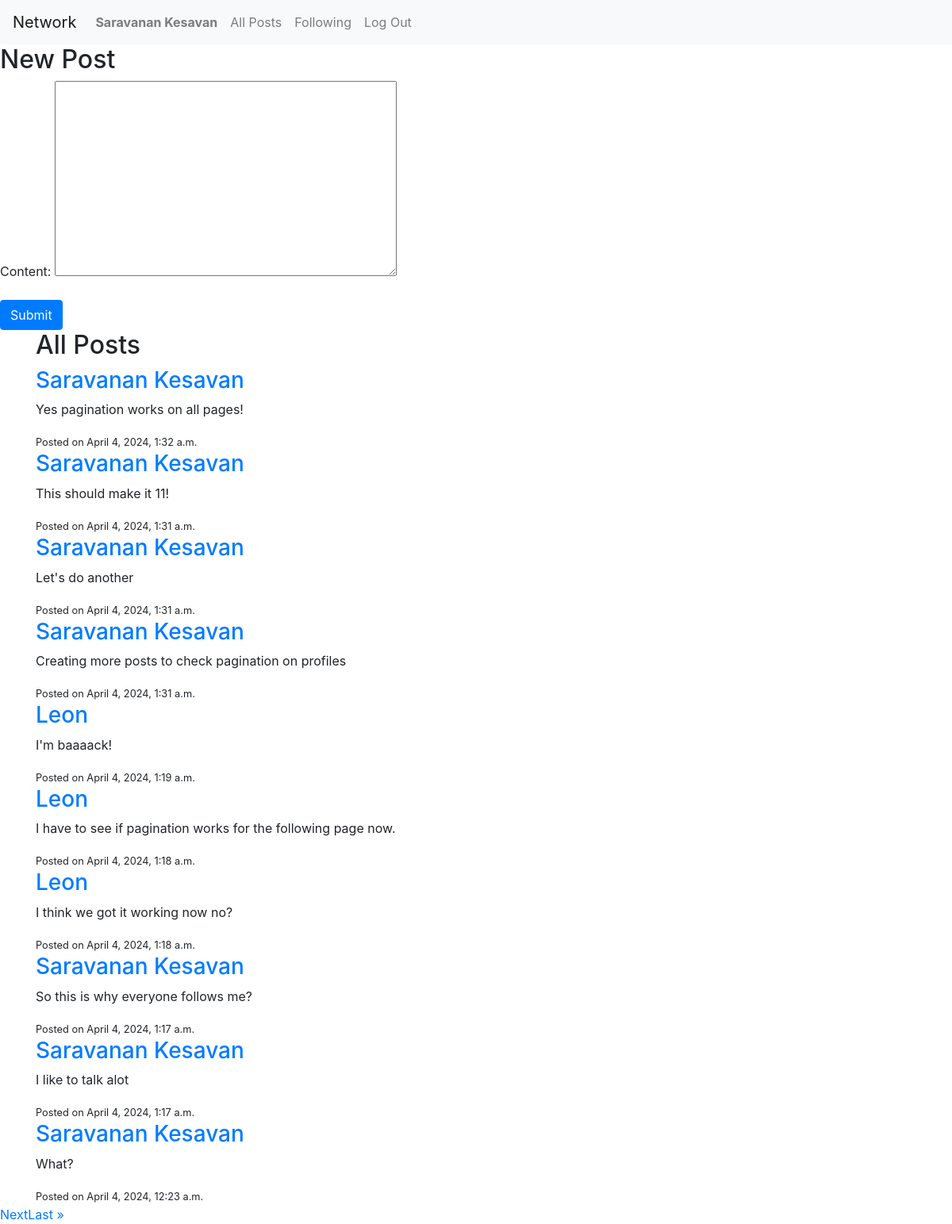
Screenshot of / (signed in) with the database file from the repository.
### network/models.py (models this page shows, shortened)
class User(AbstractUser):
    followers = models.ManyToManyField('self', symmetrical=False, related_name='following', blank=True)

class Post(models.Model):
    content = models.TextField()
    creator = models.ForeignKey(User, on_delete=models.CASCADE, related_name="posts")
    timestamp = models.DateTimeField(auto_now_add=True)
    likes = models.ManyToManyField(User, related_name="liked_posts", blank=True)

### network/views.py (the view)
# urls.py: path("", views.index, name="index"),
@login_required
def index(request):
    if request.method == "POST":
        form = NewPostForm(request.POST)
        if form.is_valid():
            post = form.save(commit=False)
            post.creator = request.user
            post.save()
            return redirect('index')
    else:
        form = NewPostForm()
    posts_list = Post.objects.all().order_by('-timestamp')
    paginator = Paginator(posts_list, 10)  # Show 10 posts per page
    page_number = request.GET.get('page')
    posts = paginator.get_page(page_number)
    return render(request, "network/index.html", {'form': form, 'posts': posts})

### network/forms.py
class NewPostForm(forms.ModelForm):
    class Meta:
        model = Post
        fields = ['content']

### network/templates/network/index.html (shortened to what this page needs)
{% extends "network/layout.html" %}
{% block body %}
    {% if user.is_authenticated %}
    <div class="new-post-form">
        <h2>New Post</h2>
        <form method="post">
            {{ form.as_p }}
            <button type="submit" class="btn btn-primary">Submit</button>
        </form>
    </div>
    <div class="container">
        <h2>All Posts</h2>
        {% for post in posts %}
            <div class="post">
                <h3><a href="{% url 'profile' username=post.creator.username %}">{{ post.creator.username }}</a></h3>
                <p>{{ post.content }}</p>
                <small>Posted on {{ post.timestamp }}</small>
            </div>
        {% endfor %}
    </div>
    <div class="pagination">
        {% if posts.has_next %}
            <a href="?page={{ posts.next_page_number }}">Next</a>
            <a href="?page={{ posts.paginator.num_pages }}">Last &raquo;</a>
        {% endif %}
    </div>
    {% endif %}
{% endblock %}

### network/templates/network/layout.html (shortened to what this page needs)
{% load static %}
<!DOCTYPE html>
<html lang="en">
    <head>
        <link rel="stylesheet" href="https://stackpath.bootstrapcdn.com/bootstrap/4.4.1/css/bootstrap.min.css">
        <link href="{% static 'network/styles.css' %}" rel="stylesheet">
    </head>
    <body>
        <nav class="navbar navbar-expand-lg navbar-light bg-light">
            <a class="navbar-brand" href="{% url 'index' %}">Network</a>
            <div>
              <ul class="navbar-nav mr-auto">
                {% if user.is_authenticated %}
                    <li class="nav-item">
                        <a class="nav-link" href="{% url 'profile' username=user.username %}"><strong>{{ user.username }}</strong></a>
                    </li>
                {% endif %}
                {% if user.is_authenticated %}
                    <li class="nav-item">
                        <a class="nav-link" href="{% url 'index' %}">All Posts</a>
                    </li>
                    <li class="nav-item">
                        <a class="nav-link" href="{% url 'following' %}">Following</a>
                    </li>
                    <li class="nav-item">
                        <a class="nav-link" href="{% url 'logout' %}">Log Out</a>
                    </li>
                {% endif %}
              </ul>
            </div>
          </nav>
        {% block body %}
        {% endblock %}
    </body>
</html>

### rows the page displays
User: username "Saravanan Kesavan"
Post: creator.username "Saravanan Kesavan", content "Yes pagination works on all pages!", timestamp "April 4, 2024, 1:32 a.m."
Post: creator.username "Saravanan Kesavan", content "This should make it 11!", timestamp "April 4, 2024, 1:31 a.m."
Post: creator.username "Saravanan Kesavan", content "Let's do another", timestamp "April 4, 2024, 1:31 a.m."
Post: creator.username "Saravanan Kesavan", content "Creating more posts to check pagination on profiles", timestamp "April 4, 2024, 1:31 a.m."
Post: creator.username "Leon", content "I'm baaaack!", timestamp "April 4, 2024, 1:19 a.m."
Post: creator.username "Leon", content "I have to see if pagination works for the following page now.", timestamp "April 4, 2024, 1:18 a.m."
Post: creator.username "Leon", content "I think we got it working now no?", timestamp "April 4, 2024, 1:18 a.m."
Post: creator.username "Saravanan Kesavan", content "So this is why everyone follows me?", timestamp "April 4, 2024, 1:17 a.m."
Post: creator.username "Saravanan Kesavan", content "I like to talk alot", timestamp "April 4, 2024, 1:17 a.m."
Post: creator.username "Saravanan Kesavan", content "What?", timestamp "April 4, 2024, 12:23 a.m."
